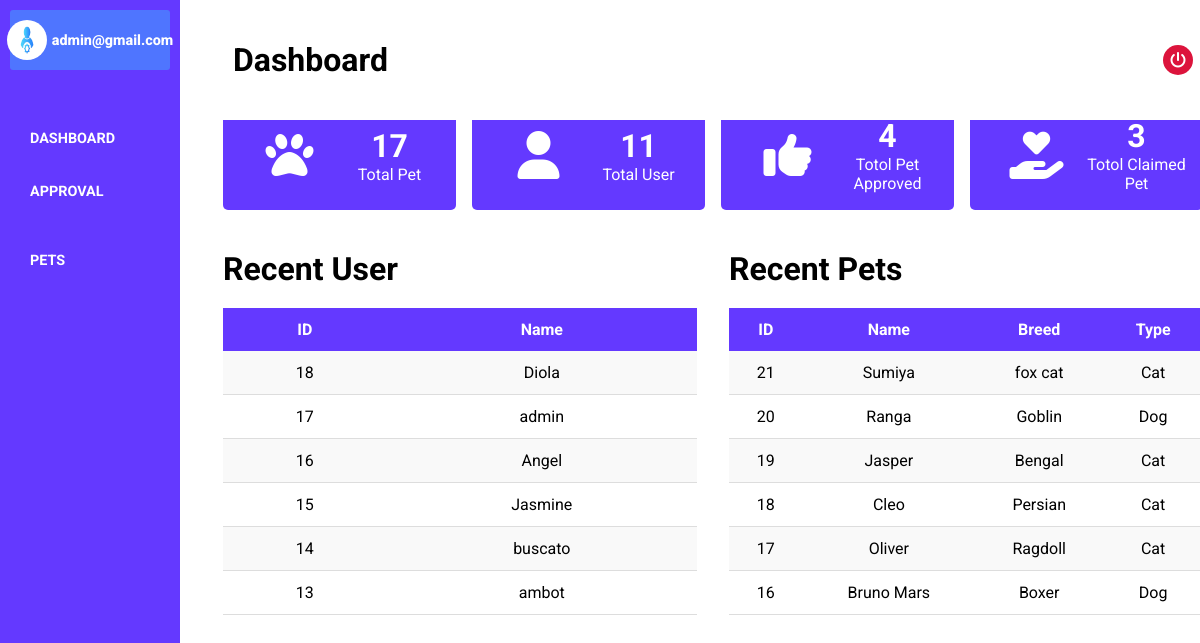
Page /admin/dashboard.php (signed in) on the committed database.
### tables this page shows
CREATE TABLE `users` (
  `id` int(11) NOT NULL,
  `username` varchar(50) NOT NULL,
  `email` varchar(255) NOT NULL,
  `password` varchar(50) NOT NULL,
  `role` enum('admin','user') DEFAULT 'user'
);

CREATE TABLE `pets` (
  `id` int(11) NOT NULL,
  `pet_name` varchar(50) DEFAULT NULL,
  `pet_type` varchar(255) NOT NULL,
  `pet_breed` varchar(50) DEFAULT NULL,
  `pet_sex` varchar(255) NOT NULL,
  `pet_age` varchar(255) DEFAULT NULL,
  `pet_description` varchar(255) NOT NULL,
  `pet_condition` varchar(255) NOT NULL,
  `pet_status` enum('available','waiting','approved') DEFAULT 'available',
  `image` varchar(255) NOT NULL
);

### admin/dashboard.php (the view, shortened to what this page needs)
<?php
include '../database/database.php';
$user =
$sql = "SELECT * FROM users ORDER BY id DESC LIMIT 6";
$result_user = mysqli_query($conn, $sql);
$pet_sql = "SELECT * FROM pets ORDER BY id DESC LIMIT 6 ";
$pet_result = mysqli_query($conn, $pet_sql);
?>
<!DOCTYPE html>
<html lang="en">
<head>
    <link rel="stylesheet" href="admin-css/admin-css.css">
    <link rel="stylesheet" href="https://cdnjs.cloudflare.com/ajax/libs/font-awesome/6.6.0/css/all.min.css" />
</head>
<body>
    <div class="container">
        <?php include '../partials/side-bar.php'?>
        <div class="hero">
            <div class="hero-container">
                <div class="hero-header">
                    <h1>Dashboard</h1>
                    <div class="header-right-side">
                        <div class="logout-btn">
                            <a href="admin-logout.php"><i class="fa-solid fa-power-off"></i></a>
                        </div>
                    </div>
                </div>
                <div class="dashboard-body">
                    <div class="dashboard-card">
                    <div class="card-col">
                    <i class="fa-solid fa-paw"></i>
                      </div>
                        <div class="card-col">
                                <?php
                                $sql ="SELECT * FROM pets";
                                    $result = mysqli_query($conn, $sql);
                                    if($id = mysqli_num_rows($result)){
                                        echo '<h1>'.$id.'</h1>';
                                    }
                                    else{
                                        echo 'No Data found';
                                    };
                                ?>
                                   <p>Total Pet</p>
                        </div>
                    </div>
                    <div class="dashboard-card">
                        <div class="card-col">
                        <i class="fa-solid fa-user"></i>
                        </div>
                       <div class="card-col">
                        <h1>
                        <?php
                                $sql ="SELECT * FROM users";
                                    $result = mysqli_query($conn, $sql);
                                    if($id = mysqli_num_rows($result)){
                                        echo '<h1>'.$id.'</h1>';
                                    }
                                    else{
                                        echo 'No Data found';
                                    };
                                ?>
                                   <p>Total User</p>
                        </h1>
                       </div>
                    </div>
                    <div class="dashboard-card">
                        <div class="card-col">
                            <i class="fa-solid fa-thumbs-up"></i>
                        </div>
                        <div class="card-col">
                            <h1>
                            <?php
                                $sql ="SELECT * FROM adoption_requests WHERE status = 'approved'";
                                    $result = mysqli_query($conn, $sql);
                                    if($id = mysqli_num_rows($result)){
                                        echo '<h1>'.$id.'</h1>';
                                    }
                                    else{
                                        echo 'No Data found';
                                    };
                                ?>
                                   <p>Totol Pet Approved</p>
                            </h1>
                        </div>
                    </div>
                    <div class="dashboard-card">
                        <div class="card-col">
                        <i class="fa-solid fa-hand-holding-heart"></i>
                        </div>
                        <div class="card-col">
                            <h1>
                            <?php
                                $sql ="SELECT * FROM adoption_requests WHERE status = 'claimed'";
                                    $result = mysqli_query($conn, $sql);
                                    if($id = mysqli_num_rows($result)){
                                        echo '<h1>'.$id.'</h1>';
                                    }
                                    else{
                                        echo 'No Data found';
                                    };
                                ?>
                                   <p>Totol Claimed Pet</p>
                            </h1>
                        </div>
                    </div>
                </div>
                <div class="dashboard-list">
                    <div class="list-col">
                        <div class="list-head">
                            <h1>Recent User</h1>
                        </div>
                        <div class="list-body">
                            <table>
                                <tbody>
                                    <tr>
                                        <th>ID</th>
                                        <th>Name</th>
                                    </tr>
                                <?php   if(mysqli_num_rows($result_user) > 0 ) :?>
                                    <?php while($row = mysqli_fetch_assoc($result_user)) :?>
                                    <tr>
                                    <td>
                                        <?= $row['id']; ?>
                                    </td>
                                    <td><?= isset($row['username']) ? $row['username'] : 'No username found'; ?></td>
                                    </tr>
                                    <?php endwhile; ?>
                                    <?php endif; ?>
                                </tbody>
                            </table>
                        </div>
                    </div>
                    <div class="list-col">
                    <div class="list-head">
                            <h1>Recent Pets</h1>
                        </div>
                        <div class="list-body">
                            <table>
                                <tbody>
                                    <tr>
                                        <th>ID</th>
                                        <th>Name</th>
                                        <th>Breed</th>
                                        <th>Type</th>
                                    </tr>
                                <?php   if(mysqli_num_rows($pet_result) > 0 ) :?>
                                    <?php while($row = mysqli_fetch_assoc($pet_result)) :?>
                                    <tr>
                                    <td>
                                        <?= $row['id']; ?>
                                    </td>
                                    <td><?= $row['pet_name']; ?></td>
                                    <td><?= $row['pet_breed']; ?></td>
                                    <td><?= $row['pet_type']; ?></td>
                                    </tr>
                                    <?php endwhile; ?>
                                    <?php endif; ?>
                                </tbody>
                            </table>
                        </div>
                    </div>
                </div>
            </div>
        </div>
    </div>
</body>
</html>

### admin/admin-css/admin-css.css (style rules this page uses)
* { margin: 0; padding: 0; box-sizing: border-box; }
body { font-family: "Roboto", sans-serif; scroll-behavior: smooth; overflow: hidden; overflow-y: scroll; }
.container { width: 100%; height: 100vh; display: flex; }
.hero { width: 85%; height: 100vh; position: relative; left: 203px; }
.hero-container { width: 100%; height: 100vh; }
.hero-header { display: flex; align-items: center; justify-content: space-between; padding: 30px; position: fixed; background-color: white; width: 85%; height: 15vh; z-index: 999; }
.logout-btn { background-color: crimson; text-align: center; height: 30px; width: 30px; border-radius: 50%; display: grid; place-items: center; }
.logout-btn a { color: white; }
table { width: 100%; border-collapse: collapse; margin: 20px 0; background-color: #fff; border-radius: 8px; overflow: hidden; overflow-y: scroll; height: auto; }
th, td { padding: 12px 15px; text-align: left; }
th { background-color: #6439FF; color: #fff; font-weight: bold; text-align: center; }
td { border-bottom: 1px solid #ddd; text-align: center; }
tr:nth-child(even) { background-color: #f9f9f9; }
.dashboard-body { width: 100%; height: auto; display: flex; align-items: center; justify-content: center; flex-wrap: wrap; gap: 1rem; padding: 20px; padding-top: 100px; }
.dashboard-body .dashboard-card { width: 200px; height: 110px; background-color: #6439FF; flex: 1; border-radius: 5px; display: flex; justify-content: center; align-items: center; text-align: center; }
.dashboard-card .card-col { width: 100px; color: white; }
.dashboard-card .card-col i { color: white; font-size: 3rem; }
.dashboard-list { padding: 20px; width: 100%; display: flex; gap: 2rem; }
.dashboard-list .list-col { width: 100%; }

### rows in the picture
users: id "18", username "Diola"
users: id "17", username "admin"
users: id "16", username "Angel"
users: id "15", username "Jasmine"
users: id "14", username "buscato"
users: id "13", username "ambot"
pets: id "21", pet_name "Sumiya", pet_breed "fox cat", pet_type "Cat"
pets: id "20", pet_name "Ranga", pet_breed "Goblin", pet_type "Dog"
pets: id "19", pet_name "Jasper", pet_breed "Bengal", pet_type "Cat"
pets: id "18", pet_name "Cleo", pet_breed "Persian", pet_type "Cat"
pets: id "17", pet_name "Oliver", pet_breed "Ragdoll", pet_type "Cat"
pets: id "16", pet_name "Bruno Mars", pet_breed "Boxer", pet_type "Dog"

### other values in the picture
$_SESSION['admin_email'] "admin@gmail.com"
$id "17"
$id "11"
$id "4"
$id "3"
